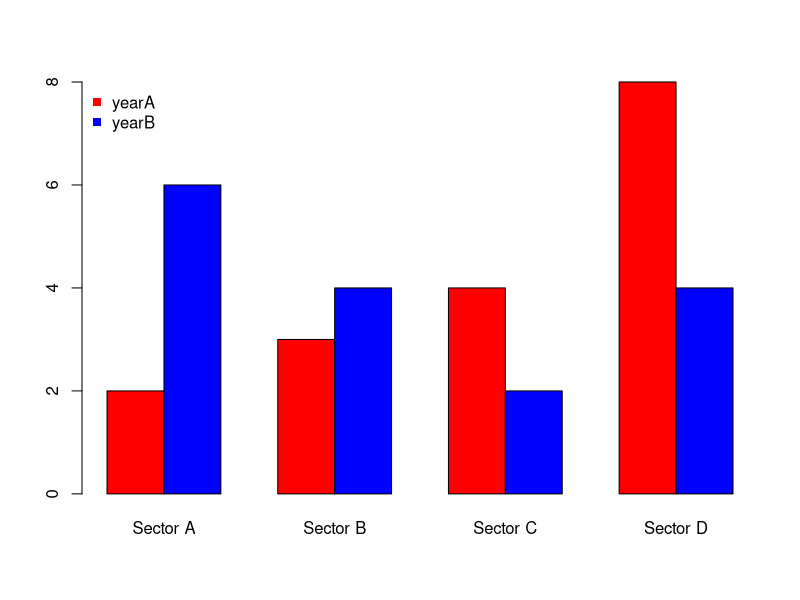

Generate this figure with R:

  
  yearA <- as.data.frame(matrix(c(2, 3, 4, 8),nrow = 1) )
  
  colnames(yearA) <- c("Sector A", "Sector B", "Sector C", "Sector D")

  yearB<- as.data.frame(matrix(c(6, 4, 2, 4),nrow = 1) )
  
  colnames(yearB) <- c("Sector A", "Sector B", "Sector C", "Sector D")

  yearAB <- rbind(yearA, yearB)
  
  row.names(yearAB) <- c("yearA", "yearB")
  
  
  #see https://stat.ethz.ch/R-manual/R-devel/library/graphics/html/barplot.html
  # https://stat.ethz.ch/R-manual/R-devel/library/graphics/html/par.html

  
  show(yearAB)
  
  barplot(as.matrix(yearAB), beside = TRUE, col = c("red", "blue"), bty="n" )
  
  legend("topleft", c("yearA","yearB"), pch=15,  col=c("red","blue"),  bty="n")
  
  